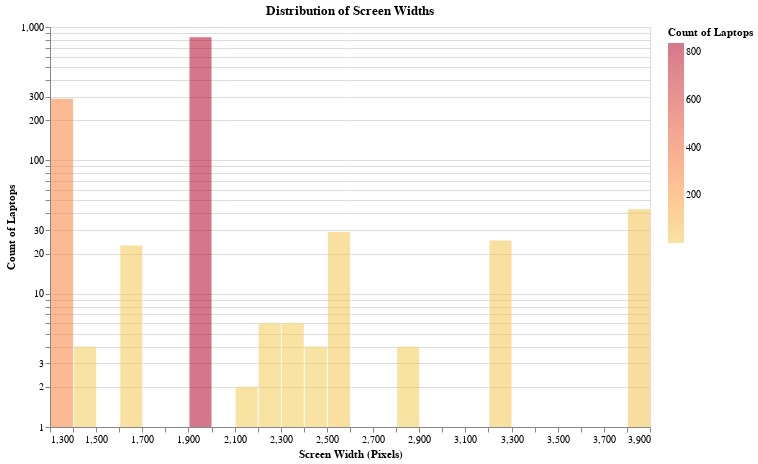

Write notebook code for a chart like this one.
### Markdown cell above
Box Plot: Price Comparison by Laptop Type

### Code cell
import altair as alt

# Assuming akv16 is your DataFrame
# Histogram of Screen Width using area chart
histogram_screen_width = alt.Chart(akv16).mark_bar(opacity=0.6).encode(
    x=alt.X('ScreenW:Q', bin=alt.Bin(maxbins=30), title='Screen Width (Pixels)'),
    y=alt.Y('count():Q', title='Count of Laptops', scale=alt.Scale(type='log')),  # Logarithmic scale
    color=alt.Color('count():Q', scale=alt.Scale(scheme='goldred'), title='Count of Laptops'),  # Color by count
    tooltip=[
        alt.Tooltip('ScreenW:Q', title='Screen Width (Pixels)'),
        alt.Tooltip('count():Q', title='Count of Laptops')  # Show count in tooltip
    ]
).properties(
    title='Distribution of Screen Widths',
    width=600,
    height=400
).interactive()

# Display the histogram
histogram_screen_width.save('4.html')
histogram_screen_width

### Figure 1 — Vega-Lite specification as saved in the notebook (floating-point values rounded to 4 significant figures; data arrays with more than 128 entries replaced by an {"elided": "..."} marker saying what was removed)
{"usermeta": {"embedOptions": {"theme": "dark"}}, "config": {"view": {"continuousWidth": 300, "continuousHeight": 300}}, "data": {"name": "data-f57b5179fdcaa9101edbc5c31dae86a1"}, "mark": {"type": "bar", "opacity": 0.6}, "encoding": {"color": {"aggregate": "count", "scale": {"scheme": "goldred"}, "title": "Count of Laptops", "type": "quantitative"}, "tooltip": [{"field": "ScreenW", "title": "Screen Width (Pixels)", "type": "quantitative"}, {"aggregate": "count", "title": "Count of Laptops", "type": "quantitative"}], "x": {"bin": {"maxbins": 30}, "field": "ScreenW", "title": "Screen Width (Pixels)", "type": "quantitative"}, "y": {"aggregate": "count", "scale": {"type": "log"}, "title": "Count of Laptops", "type": "quantitative"}}, "height": 400, "params": [{"name": "param_4", "select": {"type": "interval", "encodings": ["x", "y"]}, "bind": "scales"}], "title": "Distribution of Screen Widths", "width": 600, "$schema": "https://vega.github.io/schema/vega-lite/v5.20.1.json", "datasets": {"data-f57b5179fdcaa9101edbc5c31dae86a1": {"elided": "1275 records"}}}
